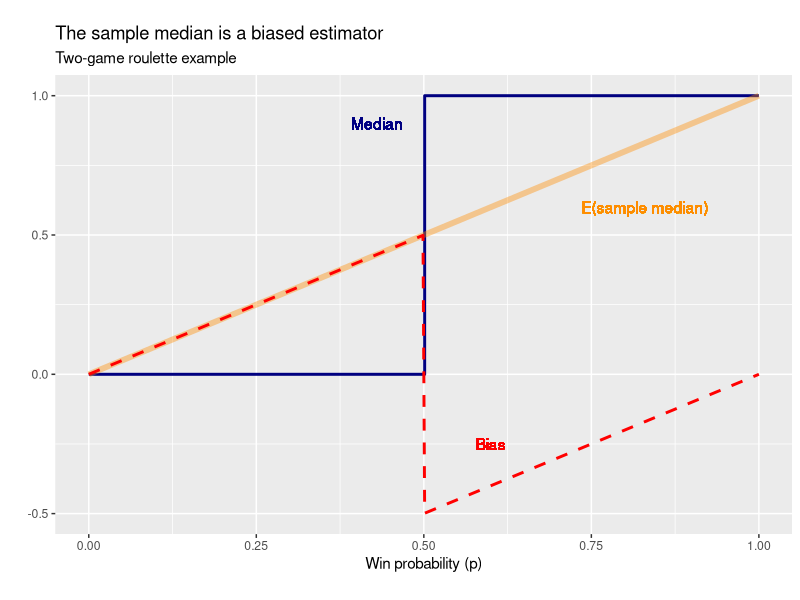

Here is the R script that generated this plot:
## ---- chunk 1
knitr::opts_chunk$set(echo = FALSE,
                      prompt = FALSE,
                      tidy = TRUE,
                      collapse = TRUE)
library("tidyverse")
library("cowplot")
## ---- chunk 2
medex <- tibble(p=seq(from=0,to=1,length.out=400),
                      m=as.integer(p > 0.5),
                      bias=p-m)
ggplot(data=medex,mapping=aes(x=p,y=m)) +
  geom_step(col = "navy",linewidth=1) +
  geom_line(aes(y=p),col="darkorange",alpha=0.4,linewidth=2) +
  geom_line(aes(y=bias),col="red",linetype=2,linewidth=1) +
  geom_text(x=0.43,y=0.9,col="navy",label="Median") +
  geom_text(x=0.83,y=0.6,col="darkorange",label="E(sample median)") +
  geom_text(x=0.6,y=-0.25,col="red",label="Bias") +
  xlab("Win probability (p)") +
  ylab("") +
  labs(title = "The sample median is a biased estimator", 
       subtitle = "Two-game roulette example", 
       caption = "", 
       tag = "")
